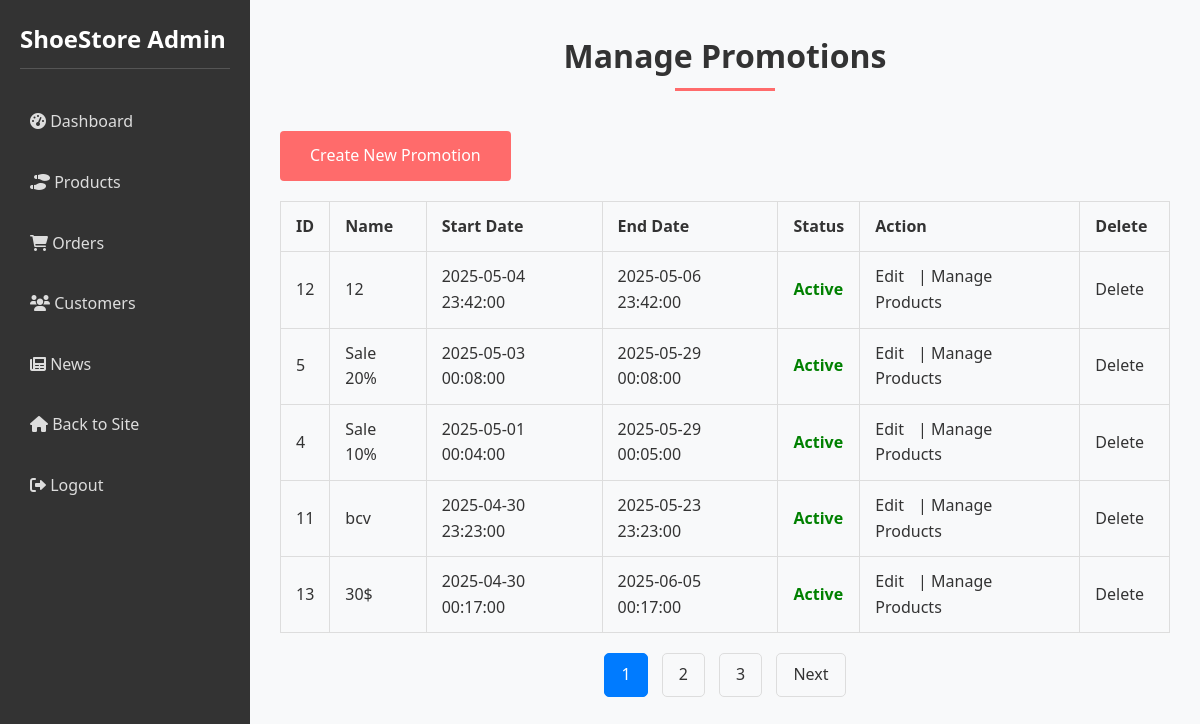
/index.php?controller=adminPromotion&action=index (signed in), run on the app's committed database.
### tables this page shows
CREATE TABLE `promotions` (
  `promotion_id` int(11) NOT NULL,
  `promotion_type` varchar(50) NOT NULL,
  `promotion_name` varchar(100) NOT NULL,
  `discount_percentage` decimal(5,2) DEFAULT NULL,
  `fixed_price` decimal(10,2) DEFAULT NULL,
  `start_date` datetime NOT NULL,
  `end_date` datetime NOT NULL
);

### controllers/AdminPromotionController.php (called while the page is built, shortened)
<?php
require_once 'models/PromotionalProductModel.php';
require_once 'models/ProductModelv2.php';
class AdminPromotionController {
    private $promotionModel;
    public function __construct() {
        $this->promotionModel = new PromotionalProductModel();
    }
    public function index() {
        $limit = 5;
        $page = isset($_GET['page']) ? (int)$_GET['page'] : 1;
        $page = max(1, $page);
        $offset = ($page - 1) * $limit;
        $promotions = $this->promotionModel->getAllPromotions($limit, $offset);
        $totalPromotions = $this->promotionModel->getPromotionsCount();
        $totalPages = ceil($totalPromotions / $limit);
        require_once 'views/admin/pages/promotion-list.php';
    }
}

### index.php (called while the page is built, shortened)
<?php
spl_autoload_register(function ($class_name) {
    $controllerPath = 'controllers/' . $class_name . '.php';
    $modelPath = 'models/' . $class_name . '.php';
});
$action = isset($_GET['action']) ? preg_replace('/[^a-zA-Z0-9]/', '', $_GET['action']) : 'index';
$controllerInstance = new $controllerClass();
$controllerInstance->$action();

### models/ProductModelv2.php (called while the page is built, shortened)
<?php
class ProductModel {
    public function __construct() {
        try {
            $this->pdo = new PDO("mysql:host=127.0.0.1;dbname=shoes;charset=utf8mb4", "root", "");
        } catch (PDOException $e) {
            die("Connection failed: " . $e->getMessage());
        }
    }
}

### models/Database.php (called while the page is built)
<?php
class Database {
    private $host = 'localhost';
    private $db_name = 'shoe';
    private $username = 'root';
    private $password = '';
    private $pdo;
    public function __construct() {
        try {
            $this->pdo = new PDO(
                "mysql:host=$this->host;dbname=$this->db_name;charset=utf8mb4",
                $this->username,
                $this->password
            );
            $this->pdo->setAttribute(PDO::ATTR_ERRMODE, PDO::ERRMODE_EXCEPTION);
        } catch (PDOException $e) {
            die("Connection failed: " . $e->getMessage());
        }
    }
    public function getConnection() {
        return $this->pdo;
    }
}

### models/PromotionalProductModel.php (called while the page is built, shortened)
<?php
require_once 'models/ProductModelv2.php';
class PromotionalProductModel {
    private $db;
    public function __construct() {
        $database = new Database();
        $this->db = $database->getConnection();
    }
    public function getAllPromotions($limit = 10, $offset = 0) {
        $query = "SELECT * FROM promotions ORDER BY start_date DESC LIMIT :limit OFFSET :offset";
        $stmt = $this->db->prepare($query);
        $stmt->bindValue(':limit', (int)$limit, PDO::PARAM_INT);
        $stmt->bindValue(':offset', (int)$offset, PDO::PARAM_INT);
        $stmt->execute();
        return $stmt->fetchAll(PDO::FETCH_ASSOC);
    }
    public function getPromotionsCount() {
        $query = "SELECT COUNT(*) FROM promotions";
        $stmt = $this->db->prepare($query);
        $stmt->execute();
        return $stmt->fetchColumn();
    }
}

### views/admin/pages/promotion-list.php (the view, shortened to what this page needs)
<?php require 'views/admin/components/header.php'; ?>
<div class="section-title">
    <h2>Manage Promotions</h2>
</div>
<div class="promotion-list">
    <div class="actions">
        <a href="index.php?controller=adminPromotion&action=create" class="btn">Create New Promotion</a>
    </div>
    <table>
        <thead>
            <tr>
                <th>ID</th>
                <th>Name</th>
                <th>Start Date</th>
                <th>End Date</th>
                <th>Status</th>
                <th>Action</th>
                <th>Delete</th>
            </tr>
        </thead>
        <tbody>
            <?php if (empty($promotions)): ?>
                <tr>
                    <td colspan="7">No promotions found.</td>
                </tr>
            <?php else: ?>
                <?php foreach ($promotions as $promotion): ?>
                    <tr>
                        <td><?php echo $promotion['promotion_id']; ?></td>
                        <td><?php echo htmlspecialchars($promotion['promotion_name']); ?></td>
                        <td><?php echo $promotion['start_date']; ?></td>
                        <td><?php echo $promotion['end_date']; ?></td>
                        <td>
                            <?php
                            $now = new DateTime();
                            $startDate = new DateTime($promotion['start_date']);
                            $endDate = new DateTime($promotion['end_date']);
                            if ($now < $startDate) {
                                echo '<span class="status-pending">Pending</span>';
                            } elseif ($now >= $startDate && $now <= $endDate) {
                                echo '<span class="status-active">Active</span>';
                            } else {
                                echo '<span class="status-expired">Expired</span>';
                            }
                            ?>
                        </td>
                        <td>
                            <a href="index.php?controller=adminPromotion&action=edit&promotion_id=<?php echo $promotion['promotion_id']; ?>">Edit</a> |
                            <a href="index.php?controller=adminPromotion&action=manageProducts&promotion_id=<?php echo $promotion['promotion_id']; ?>">Manage Products</a>
                        </td>
                        <td>
                            <a href="index.php?controller=adminPromotion&action=delete&promotion_id=<?php echo $promotion['promotion_id']; ?>" onclick="return confirm('Are you sure you want to delete this promotion?');">Delete</a>
                        </td>
                    </tr>
                <?php endforeach; ?>
            <?php endif; ?>
        </tbody>
    </table>
    <div class="pagination">
        <?php if ($totalPages > 1): ?>
            <?php for ($i = 1; $i <= $totalPages; $i++): ?>
                <a href="index.php?controller=adminPromotion&action=index&page=<?php echo $i; ?>" <?php echo $i === $page ? 'class="active"' : ''; ?>><?php echo $i; ?></a>
            <?php endfor; ?>
            <?php if ($page < $totalPages): ?>
                <a href="index.php?controller=adminPromotion&action=index&page=<?php echo $page + 1; ?>">Next</a>
            <?php endif; ?>
        <?php endif; ?>
    </div>
</div>
<?php require 'views/admin/components/admin_footer.php'; ?>

### assets/css/style.css (style rules this page uses)
* { margin: 0; padding: 0; box-sizing: border-box; font-family: "Segoe UI", Tahoma, Geneva, Verdana, sans-serif; }
body { background-color: #f8f9fa; color: #333; line-height: 1.6; }
a { text-decoration: none; color: #333; }
.btn { display: inline-block; background-color: #ff6b6b; color: white; padding: 12px 30px; border: none; border-radius: 4px; cursor: pointer; font-size: 16px; transition: all 0.3s ease; }
.section-title { text-align: center; margin-bottom: 40px; }
.section-title h2 { font-size: 32px; color: #333; position: relative; display: inline-block; padding-bottom: 10px; }
.section-title h2::after { content: ""; position: absolute; bottom: 0; left: 50%; transform: translateX(-50%); width: 100px; height: 3px; background-color: #ff6b6b; }
table { width: 100%; border-collapse: collapse; margin-top: 20px; }
table th, table td { padding: 12px 15px; text-align: left; border-bottom: 1px solid #ddd; }
table th { background-color: #f8f9fa; font-weight: bold; }
table td a { margin-right: 10px; }

### views/admin/pages/promotion-list.php (style rules this page uses)
table { width: 100%; border-collapse: collapse; margin-top: 20px; }
th, td { border: 1px solid #ddd; padding: 8px; text-align: left; }
th { background-color: #f4f4f4; }
.actions { margin-bottom: 20px; }
.pagination { margin-top: 20px; text-align: center; }
.pagination a { display: inline-block; padding: 8px 16px; margin: 0 5px; border: 1px solid #ddd; text-decoration: none; color: #333; border-radius: 5px; }
.pagination a.active { background-color: #007bff; color: white; border-color: #007bff; }
.status-active { color: green; font-weight: bold; }

### data on the page
promotions: promotion_id "12", promotion_name "12", start_date "2025-05-04 23:42:00", end_date "2025-05-06 23:42:00", shows "Active"
promotions: promotion_id "5", promotion_name "Sale 20%", start_date "2025-05-03 00:08:00", end_date "2025-05-29 00:08:00", shows "Active"
promotions: promotion_id "4", promotion_name "Sale 10%", start_date "2025-05-01 00:04:00", end_date "2025-05-29 00:05:00", shows "Active"
promotions: promotion_id "11", promotion_name "bcv", start_date "2025-04-30 23:23:00", end_date "2025-05-23 23:23:00", shows "Active"
promotions: promotion_id "13", promotion_name "30$", start_date "2025-04-30 00:17:00", end_date "2025-06-05 00:17:00", shows "Active"
